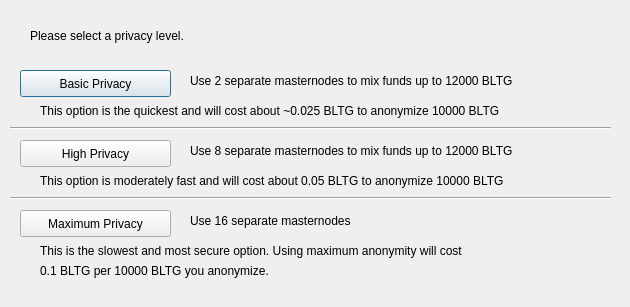
<?xml version="1.0" encoding="UTF-8"?>
<ui version="4.0">
 <class>ObfuscationConfig</class>
 <widget class="QDialog" name="ObfuscationConfig">
  <property name="geometry">
   <rect>
    <x>0</x>
    <y>0</y>
    <width>630</width>
    <height>307</height>
   </rect>
  </property>
  <property name="windowTitle">
   <string>Configure Obfuscation</string>
  </property>
  <widget class="QPushButton" name="buttonBasic">
   <property name="geometry">
    <rect>
     <x>20</x>
     <y>70</y>
     <width>151</width>
     <height>27</height>
    </rect>
   </property>
   <property name="text">
    <string>Basic Privacy</string>
   </property>
  </widget>
  <widget class="QPushButton" name="buttonHigh">
   <property name="geometry">
    <rect>
     <x>20</x>
     <y>140</y>
     <width>151</width>
     <height>27</height>
    </rect>
   </property>
   <property name="text">
    <string>High Privacy</string>
   </property>
  </widget>
  <widget class="QPushButton" name="buttonMax">
   <property name="geometry">
    <rect>
     <x>20</x>
     <y>210</y>
     <width>151</width>
     <height>27</height>
    </rect>
   </property>
   <property name="text">
    <string>Maximum Privacy</string>
   </property>
  </widget>
  <widget class="QLabel" name="label">
   <property name="geometry">
    <rect>
     <x>30</x>
     <y>20</y>
     <width>571</width>
     <height>31</height>
    </rect>
   </property>
   <property name="text">
    <string>Please select a privacy level.</string>
   </property>
  </widget>
  <widget class="QLabel" name="label_2">
   <property name="geometry">
    <rect>
     <x>190</x>
     <y>70</y>
     <width>421</width>
     <height>21</height>
    </rect>
   </property>
   <property name="text">
    <string>Use 2 separate masternodes to mix funds up to 12000 BLTG</string>
   </property>
  </widget>
  <widget class="QLabel" name="label_3">
   <property name="geometry">
    <rect>
     <x>190</x>
     <y>140</y>
     <width>411</width>
     <height>21</height>
    </rect>
   </property>
   <property name="text">
    <string>Use 8 separate masternodes to mix funds up to 12000 BLTG</string>
   </property>
  </widget>
  <widget class="QLabel" name="label_4">
   <property name="geometry">
    <rect>
     <x>190</x>
     <y>210</y>
     <width>421</width>
     <height>21</height>
    </rect>
   </property>
   <property name="text">
    <string>Use 16 separate masternodes</string>
   </property>
  </widget>
  <widget class="QLabel" name="label_6">
   <property name="geometry">
    <rect>
     <x>40</x>
     <y>100</y>
     <width>561</width>
     <height>21</height>
    </rect>
   </property>
   <property name="text">
    <string>This option is the quickest and will cost about ~0.025 BLTG to anonymize 10000 BLTG</string>
   </property>
  </widget>
  <widget class="QLabel" name="label_7">
   <property name="geometry">
    <rect>
     <x>40</x>
     <y>170</y>
     <width>561</width>
     <height>21</height>
    </rect>
   </property>
   <property name="text">
    <string>This option is moderately fast and will cost about 0.05 BLTG to anonymize 10000 BLTG</string>
   </property>
  </widget>
  <widget class="QLabel" name="label_8">
   <property name="geometry">
    <rect>
     <x>40</x>
     <y>240</y>
     <width>561</width>
     <height>21</height>
    </rect>
   </property>
   <property name="text">
    <string>This is the slowest and most secure option. Using maximum anonymity will cost</string>
   </property>
  </widget>
  <widget class="QLabel" name="label_9">
   <property name="geometry">
    <rect>
     <x>40</x>
     <y>260</y>
     <width>561</width>
     <height>21</height>
    </rect>
   </property>
   <property name="text">
    <string>0.1 BLTG per 10000 BLTG you anonymize.</string>
   </property>
  </widget>
  <widget class="Line" name="line">
   <property name="geometry">
    <rect>
     <x>10</x>
     <y>120</y>
     <width>601</width>
     <height>16</height>
    </rect>
   </property>
   <property name="orientation">
    <enum>Qt::Horizontal</enum>
   </property>
  </widget>
  <widget class="Line" name="line_2">
   <property name="geometry">
    <rect>
     <x>10</x>
     <y>190</y>
     <width>601</width>
     <height>16</height>
    </rect>
   </property>
   <property name="orientation">
    <enum>Qt::Horizontal</enum>
   </property>
  </widget>
 </widget>
 <resources/>
 <connections/>
</ui>
